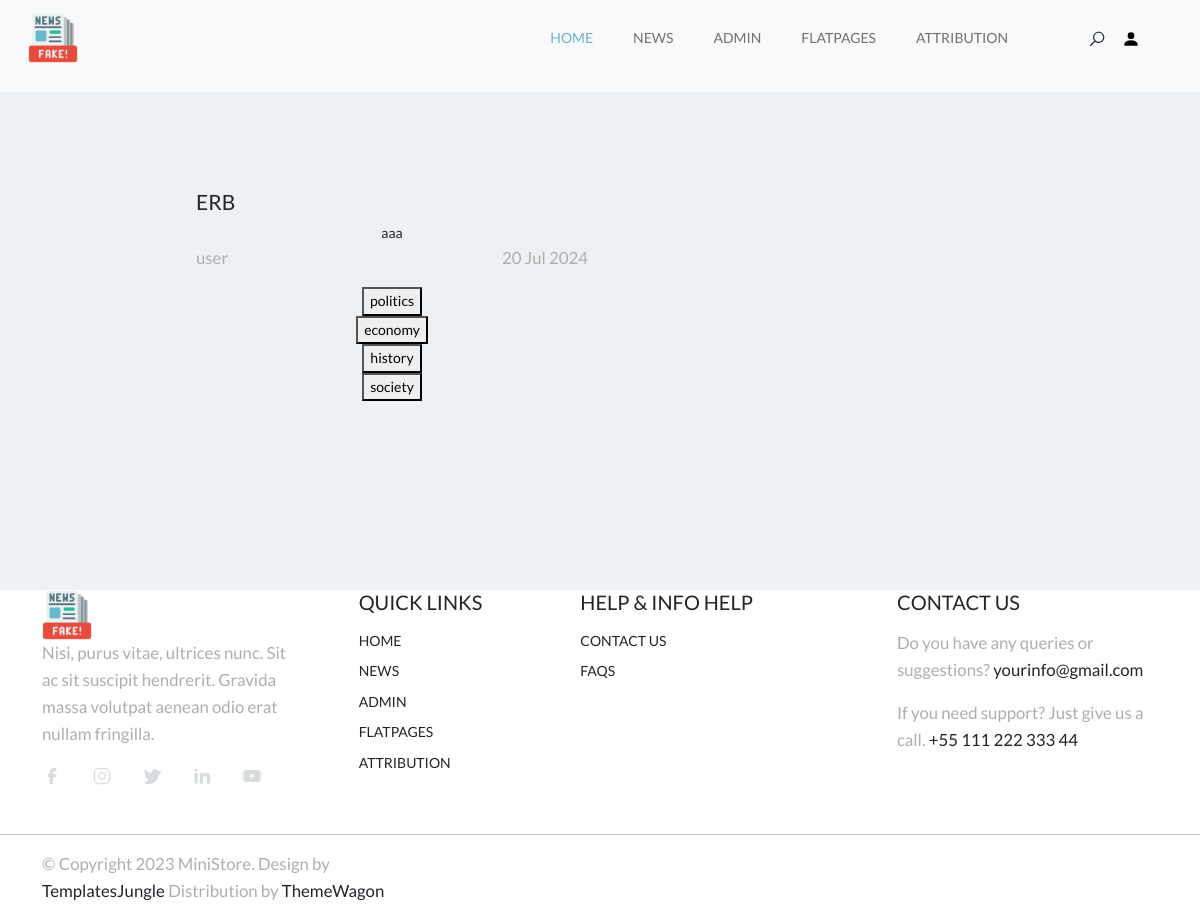
The page /news/32 on the database its author committed.
### news/models.py (models this page shows, shortened)
class Post(models.Model):
    article = "ar"
    news = "nw"
    PostTypes = [(article, "Article"), (news, "News")]
    publish_date = models.DateTimeField(auto_now_add=True)
    author = models.ForeignKey(Author, on_delete=models.CASCADE,related_name="authors")
    post_type = models.CharField(max_length=2, choices=PostTypes, default=news)
    category = models.ManyToManyField(Category, through="PostCategory")
    title = models.CharField(max_length=64)
    content = models.TextField()
    rating = models.FloatField(default=0.0)

class Author(models.Model):
    user_ref = models.OneToOneField(User, on_delete=models.CASCADE)
    rating = models.FloatField(default=0.0)

class Category(models.Model):
    cat_name = models.CharField(max_length=64, unique=True)
    subscribers = models.ManyToManyField(User, through="CategorySubscribers")
    def __str__(self):
        return self.cat_name

### news/views.py (the view)
# urls.py: path('<int:pk>', PostDetail.as_view(), name='post_detail'),
class PostDetail(DetailView):
    model = Post
    template_name = 'post.html'
    context_object_name = 'post'
    def post(self, request, *args, **kwargs):
        cat = request.POST['category']
        if request.user is not None:
            if not Category.objects.filter(cat_name=cat).filter(subscribers=request.user).exists():
                sub = CategorySubscribers(
                    subscribers=request.user,
                    category=Category.objects.get(cat_name=cat)
                )
                sub.save()
        return redirect(request.get_full_path())

### news/templatetags/custom_filters.py (called while the page is built)
@register.filter()
def censor(text: str):
    if isinstance(text, str):
        for term in BANNED_WORDS:
            text = text.replace(term, CENSOR_STRING)
    else:
        print(f'censor filter should only be applied to text ({type(text)})')
    return text

### templates/post.html (shortened to what this page needs)
{% extends 'flatpages/default.html' %}
{% load custom_filters %}
{% block content %}
    <h3 class="card-title text-uppercase text-dark">{{post.title}}</h3>
    <div class="text-center">
        {{ post.content|censor }}
    </div>
    <div class="justify-content-between d-flex pb3">
        <p>{{post.author.user_ref.username}}</p>
        <p>{{post.publish_date|date:'d M Y'}}</p>
    </div>
    <div class="text-center">
        {% for cat in post.category.all %}
            <form method="post" action="?">
            <button type="submit">{{ cat.cat_name }}</button>
            </form>
        {% endfor %}
    </div>
{% endblock content %}

### static/css/style.css (style rules this page uses)
:root { --accent-color: #717171; --white-color: #fff; --black-color: #000; --gray-color: #F3F3F3; --gray-color-300: #D8D8D8; --gray-color-500: #AEAEAE; --gray-color-800: #3A3A3A; --light-gray-color: #D7DDDF; --primary-color: #72AEC8; --bs-primary-rgb: 114,174,200; --light-color: #f8f9fa; --dark-color: #212529; --light-blue-color: #EDF1F3; --navbar-color-color: #131814; --swiper-theme-color: #4A4A4A; --swiper-pagination-color: #4A4A4A; }
:root { --body-font : "Lato", sans-serif; --heading-font : "Jost", sans-serif; }
*, *::before, *::after { -webkit-box-sizing: border-box; -moz-box-sizing: border-box; box-sizing: border-box; }
html { box-sizing: border-box; }
body { font-family: var(--body-font); font-size: 14px; font-weight: 500; line-height: 1.6; margin: 0; }
p { font-size: 1.2em; color: var(--gray-color-500); }
h3.card-title, h3.cart-title { font-size: 1.5em; }

### rows shown on the page
Post: title "ERB", content|censor "aaa", author.user_ref.username "user", publish_date "20 Jul 2024"
Category: cat_name "politics"
Category: cat_name "economy"
Category: cat_name "history"
Category: cat_name "society"
